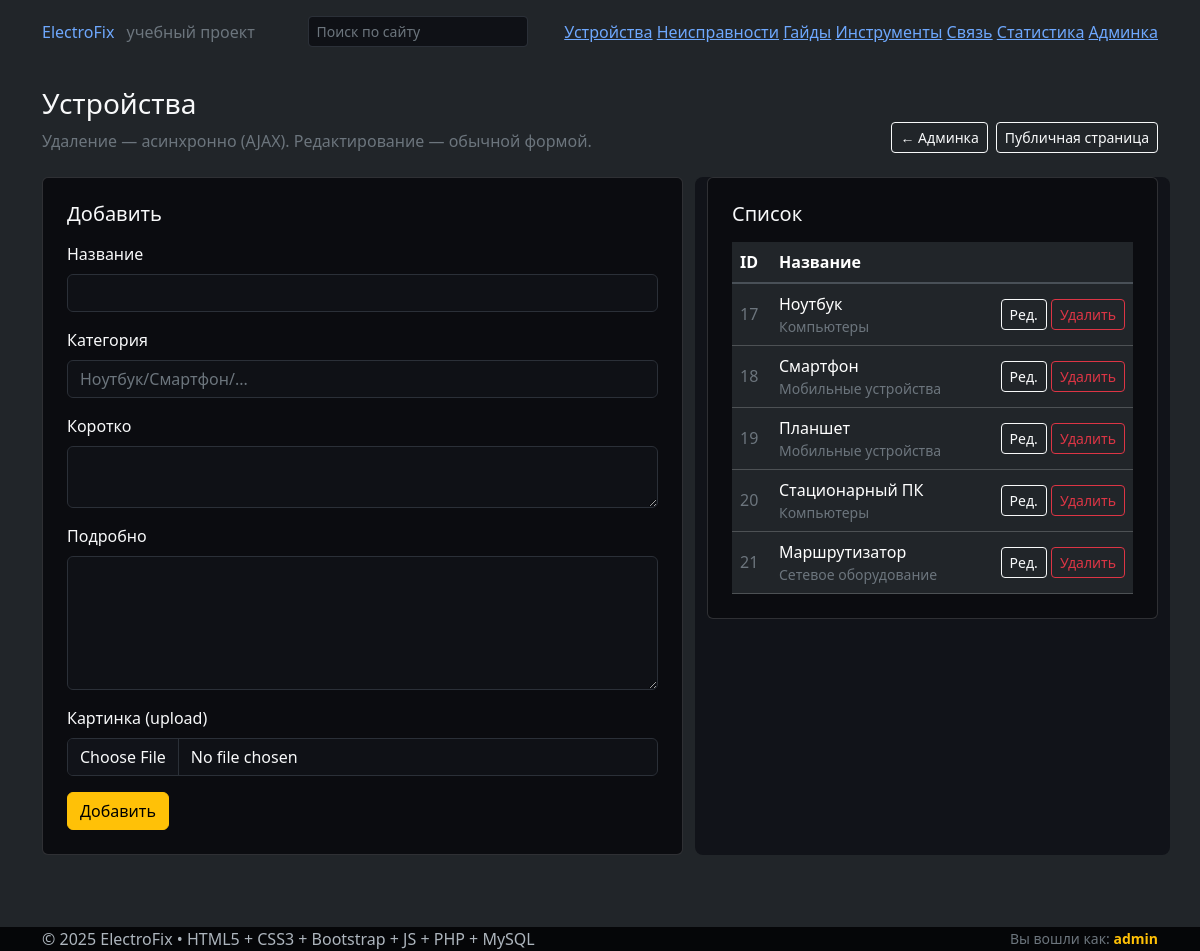
Screenshot of /admin/devices.php (signed in) with the database file from the repository.
### tables this page shows
CREATE TABLE `devices` (
  `id` int(11) NOT NULL,
  `name` varchar(128) NOT NULL,
  `category` varchar(64) DEFAULT NULL,
  `short_desc` text,
  `full_desc` text,
  `thumb_path` varchar(255) DEFAULT NULL,
  `created_at` datetime NOT NULL DEFAULT CURRENT_TIMESTAMP,
  `updated_at` datetime NOT NULL DEFAULT CURRENT_TIMESTAMP ON UPDATE CURRENT_TIMESTAMP
);

### server/util.php (called while the page is built, shortened)
<?php
function h(string $s): string {
  return htmlspecialchars($s, ENT_QUOTES | ENT_SUBSTITUTE, 'UTF-8');
}

### admin/devices.php (the view, shortened to what this page needs)
<?php
require_once __DIR__ . '/../partials/header.php';
?>
<?php
$pdo = db();
$edit = null;
$rows = $pdo->query("SELECT id, name, category, created_at FROM devices ORDER BY created_at DESC")->fetchAll();
?>
<section class="mb-4 d-flex justify-content-between align-items-end gap-3 flex-wrap">
  <div>
    <h1 class="h3 mb-2">Устройства</h1>
    <p class="text-secondary mb-0">Удаление — асинхронно (AJAX). Редактирование — обычной формой.</p>
  </div>
  <div class="d-flex gap-2">
    <a class="btn btn-outline-light btn-sm" href="index.php">← Админка</a>
    <a class="btn btn-outline-light btn-sm" href="../devices.php">Публичная страница</a>
  </div>
</section>
<div class="row g-4">
  <section class="col-lg-7">
    <div class="card p-4">
      <h2 class="h5 mb-3"><?= $edit ? 'Редактировать' : 'Добавить' ?></h2>
      <form method="post" enctype="multipart/form-data">
        <div class="mb-3">
          <label class="form-label" for="name">Название</label>
          <input class="form-control" id="name" name="name" required value="<?= h($edit['name'] ?? '') ?>">
        </div>
        <div class="mb-3">
          <label class="form-label" for="category">Категория</label>
          <input class="form-control" id="category" name="category" placeholder="Ноутбук/Смартфон/..." value="<?= h($edit['category'] ?? '') ?>">
        </div>
        <div class="mb-3">
          <label class="form-label" for="short_desc">Коротко</label>
          <textarea class="form-control" id="short_desc" name="short_desc" rows="2"><?= h($edit['short_desc'] ?? '') ?></textarea>
        </div>
        <div class="mb-3">
          <label class="form-label" for="full_desc">Подробно</label>
          <textarea class="form-control" id="full_desc" name="full_desc" rows="5"><?= h($edit['full_desc'] ?? '') ?></textarea>
        </div>
        <div class="mb-3">
          <label class="form-label" for="thumb">Картинка (upload)</label>
          <input class="form-control" id="thumb" name="thumb" type="file" accept="image/*">
        </div>
        <button class="btn btn-warning" type="submit"><?= $edit ? 'Сохранить' : 'Добавить' ?></button>
      </form>
    </div>
  </section>
  <aside class="col-lg-5">
    <div class="card p-4">
      <h2 class="h5 mb-3">Список</h2>
      <div class="table-responsive">
        <table id="adminTable" class="table table-dark table-hover align-middle mb-0">
          <thead>
            <tr><th>ID</th><th>Название</th><th></th></tr>
          </thead>
          <tbody>
            <?php foreach ($rows as $r): ?>
              <tr>
                <td class="text-secondary"><?= (int)$r['id'] ?></td>
                <td><?= h($r['name']) ?><div class="small text-secondary"><?= h($r['category'] ?? '') ?></div></td>
                <td class="text-end">
                  <a class="btn btn-outline-light btn-sm" href="?edit=<?= (int)$r['id'] ?>">Ред.</a>
                  <button class="btn btn-outline-danger btn-sm" type="button"
                          data-delete="1" data-type="devices" data-id="<?= (int)$r['id'] ?>">
                    Удалить
                  </button>
                </td>
              </tr>
            <?php endforeach; ?>
          </tbody>
        </table>
      </div>
    </div>
  </aside>
</div>
<?php require_once __DIR__ . '/../partials/footer.php'; ?>

### css/style.css (style rules this page uses)
body { font-family: "Segoe UI", Arial, sans-serif; background-color: #0b0c10; color: #f8f9fa; }
.table thead th { border-bottom: 2px solid #495057; }
aside { background-color: #111319; border-radius: 0.5rem; color: #f8f9fa; }
html[data-bs-theme="dark"] { --bs-body-bg: #0b0c10; --bs-body-color: #f8f9fa; --bs-tertiary-bg: #111319; --bs-border-color: #2b3038; --bs-card-bg: #111319; --bs-card-border-color: #2b3038; }
.card { background: var(--bs-card-bg); border-color: var(--bs-card-border-color); }
.form-control, .form-select { background-color: #0f1116; color: #f8f9fa; border-color: #2b3038; }
.form-control::placeholder { color:#6c757d; opacity:1; }

### rows the page displays
devices: id "17", name "Ноутбук", category "Компьютеры"
devices: id "18", name "Смартфон", category "Мобильные устройства"
devices: id "19", name "Планшет", category "Мобильные устройства"
devices: id "20", name "Стационарный ПК", category "Компьютеры"
devices: id "21", name "Маршрутизатор", category "Сетевое оборудование"

### other values shown
current_user()['username'] "admin"
